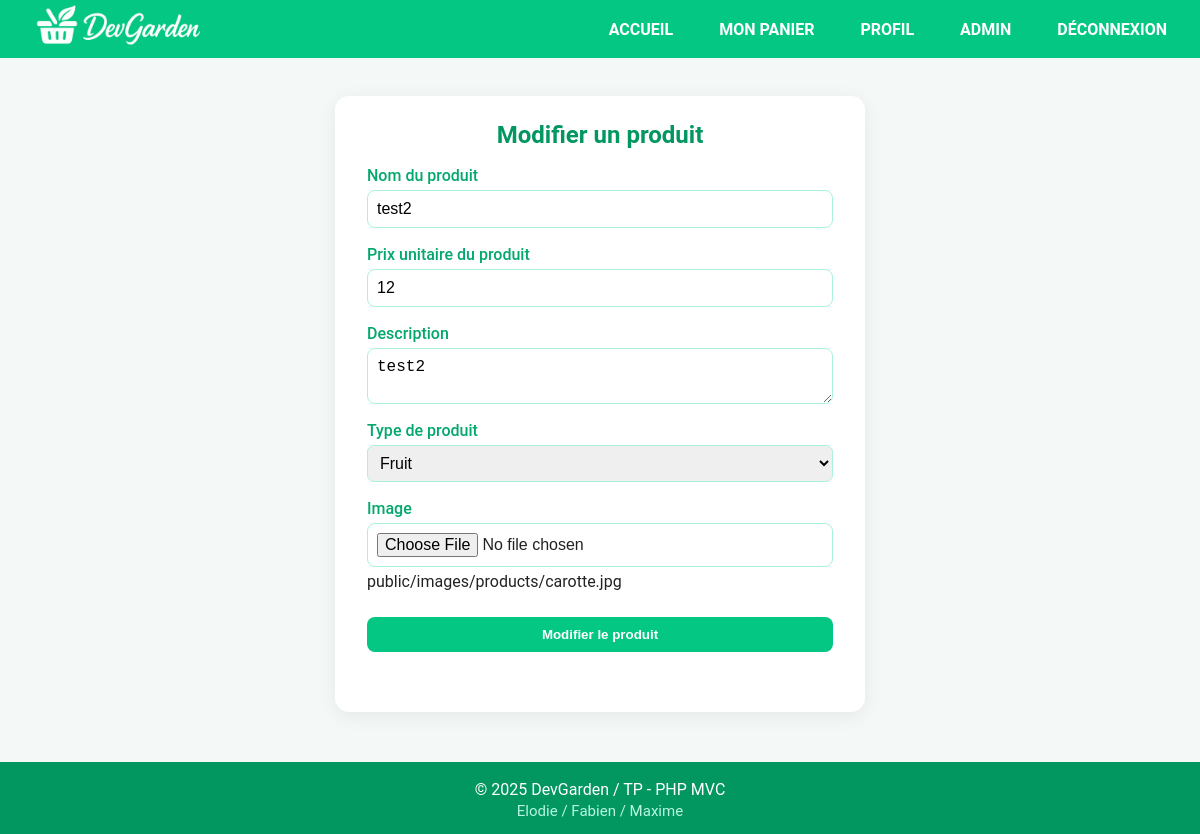
The app's page /index.php?page=modifierProduit&id=28 (signed in) with its own data.
### tables this page shows
CREATE TABLE `produits` (
  `id` int(11) NOT NULL,
  `nom` varchar(100) NOT NULL,
  `prix_unitaire` float(10,2) NOT NULL,
  `description` text NOT NULL,
  `type` varchar(100) NOT NULL,
  `url_img` varchar(255) DEFAULT NULL,
  `statut` varchar(100) NOT NULL
);

### controller/AdminController.php (called while the page is built, shortened)
<?php
class AdminController
{
    public function modifierProduit()
    {
        $product = null;
        if (isset($_GET['id']) && is_numeric($_GET['id'])) {
            $product = ProduitsRepository::findById((int)$_GET['id']);
        }
        require './view/admin/modifierProduit.php';
    }
}

### repository/ProduitsRepository.php (called while the page is built, shortened)
<?php
class ProduitsRepository
{
    public static function findById($id)
    {
        $pdo = Database::connect();
        $stmt = $pdo->prepare("SELECT * FROM produits WHERE id = :id");
        $stmt->execute(['id' => $id]);
        $data = $stmt->fetch(PDO::FETCH_ASSOC);
        if ($data) {
            $product = new Produit();
            $product->setId($data['id']);
            $product->setNom($data['nom']);
            $product->setPrix($data['prix_unitaire']);
            $product->setDescription($data['description']);
            $product->setType($data['type']);
            $product->setUrl_img($data['url_img']);
            $product->setStatut($data['statut']);
        }
        return $product;
    }
}

### model/Produits.php (called while the page is built, shortened)
<?php
class Produit
{
    private string $nom;
    private float $prix;
    private string $description;
    private string $url_img;
    public function setId(int $id): self
    {
        return $this;
    }
    public function getNom(): string
    {
        return $this->nom;
    }
    public function setNom(string $nom): self
    {
        $this->nom = $nom;
        return $this;
    }
    public function getPrix(): float
    {
        return $this->prix;
    }
    public function setPrix(float $prix): self
    {
        $this->prix = $prix;
        return $this;
    }
    public function getDescription(): string
    {
        return $this->description;
    }
    public function setDescription(string $description): self
    {
        $this->description = $description;
        return $this;
    }
    public function setType(string $type): self
    {
        return $this;
    }
    public function getUrl_img()
    {
        return $this->url_img;
    }
    public function setUrl_img($url_img)
    {
        $this->url_img = $url_img;
        return $this;
    }
    public function setStatut($statut)
    {
        return $this;
    }
}

### utils/utils.php (called while the page is built, shortened)
<?php
function e($string)
{
    return htmlspecialchars($string ?? '', ENT_QUOTES, 'UTF-8');
}

### view/admin/modifierProduit.php (the view, shortened to what this page needs)
<section class="admin-products">
    <h2 class="admin-products__title">Modifier un produit</h2>
    <section class="admin-products__add">
        <form action="index.php?page=modifierProduit" method="POST" class="admin-products__form" enctype="multipart/form-data">
            <div class="admin-products__field">
                <label for="nom" class="admin-products__label">Nom du produit</label>
                <input type="text" name="nom" id="nom" class="admin-products__input" value="<?= e($product->getNom()) ?>">
            </div>
            <div class=" admin-products__field">
                <label for="prix_unitaire" class="admin-products__label">Prix unitaire du produit</label>
                <input type="number" name="prix_unitaire" id="prix_unitaire" class="admin-products__input" step="any" value="<?= e($product->getPrix()) ?>">
            </div>
            <div class="admin-products__field">
                <label for="description" class="admin-products__label">Description</label>
                <textarea name="description" id="description" class="admin-products__textarea"><?= e($product->getDescription()) ?></textarea>
            </div>
            <div class="admin-products__field">
                <label for="type" class="admin-products__label">Type de produit</label>
                <select name="type" id="type" class="admin-products__select">
                    <option value="fruit">Fruit</option>
                </select>
            </div>
            <div class="admin-products__field">
                <label for="url_img" class="admin-products__label">Image</label>
                <input type="file" name="url_img" id="url_img" class="admin-products__input">
                <span><?= e($product->getUrl_img()) ?></span>
            </div>
            <input type="submit" class="admin-products__submit" value="Modifier le produit">
        </form>
    </section>
</section>

### public/css/style.css (style rules this page uses)
* { margin: 0; padding: 0; box-sizing: border-box; }
body { background: #f4f9f7; color: #222; font-family: 'Roboto', Arial, sans-serif; }
h1, h2, h3 { font-weight: 700; color: #029660; }
.admin-products { max-width: 530px; margin: 38px auto 0 auto; padding: 25px 32px 35px 32px; background: #fff; border-radius: 14px; box-shadow: 0 4px 20px #0001; }
.admin-products__title { color: #029660; margin-bottom: 17px; text-align: center; }
.admin-products__add { margin-bottom: 25px; }
.admin-products__form { display: flex; flex-direction: column; gap: 17px; }
.admin-products__field { display: flex; flex-direction: column; gap: 5px; }
.admin-products__label { color: #03a86d; font-weight: 500; }
.admin-products__input, .admin-products__select, .admin-products__textarea { padding: 8px; border-radius: 7px; border: 1px solid #aaf3d6; font-size: 1rem; width: 100%; }
.admin-products__submit { margin-top: 9px; background: #03c783; color: #fff; border: none; border-radius: 8px; padding: 10px 20px; font-weight: 600; cursor: pointer; }
.connexion__input, .register__input, .register__textarea, .admin-products__input, .admin-products__textarea { padding: 9px; border-radius: 8px; border: 1px solid #aaf3d6; font-size: 1rem; width: 100%; }

### records on screen
produits: nom "test2", prix_unitaire "12", description "test2", url_img "public/images/products/carotte.jpg"
